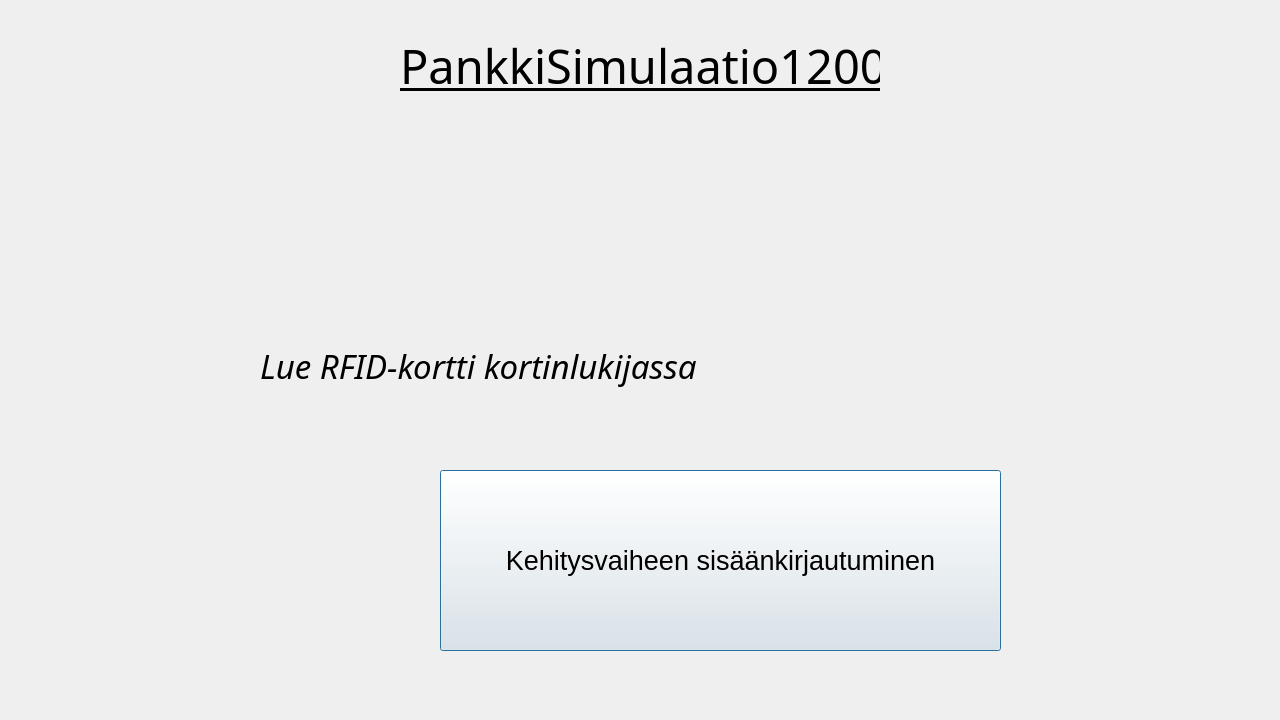
<?xml version="1.0" encoding="UTF-8"?>
<ui version="4.0">
 <class>login</class>
 <widget class="QDialog" name="login">
  <property name="geometry">
   <rect>
    <x>0</x>
    <y>0</y>
    <width>1280</width>
    <height>720</height>
   </rect>
  </property>
  <property name="windowTitle">
   <string>Dialog</string>
  </property>
  <widget class="QLabel" name="label">
   <property name="geometry">
    <rect>
     <x>400</x>
     <y>20</y>
     <width>480</width>
     <height>91</height>
    </rect>
   </property>
   <property name="font">
    <font>
     <family>Bahnschrift Light</family>
     <pointsize>35</pointsize>
     <weight>50</weight>
     <italic>false</italic>
     <bold>false</bold>
     <underline>true</underline>
    </font>
   </property>
   <property name="text">
    <string>PankkiSimulaatio1200</string>
   </property>
  </widget>
  <widget class="QLabel" name="label_2">
   <property name="geometry">
    <rect>
     <x>260</x>
     <y>300</y>
     <width>771</width>
     <height>131</height>
    </rect>
   </property>
   <property name="font">
    <font>
     <family>Bahnschrift Light</family>
     <pointsize>25</pointsize>
     <weight>50</weight>
     <italic>true</italic>
     <bold>false</bold>
     <underline>false</underline>
     <strikeout>false</strikeout>
    </font>
   </property>
   <property name="text">
    <string>Lue RFID-kortti kortinlukijassa</string>
   </property>
  </widget>
  <widget class="QPushButton" name="betaLogin">
   <property name="geometry">
    <rect>
     <x>440</x>
     <y>470</y>
     <width>561</width>
     <height>181</height>
    </rect>
   </property>
   <property name="font">
    <font>
     <pointsize>20</pointsize>
    </font>
   </property>
   <property name="text">
    <string>Kehitysvaiheen sisäänkirjautuminen</string>
   </property>
  </widget>
 </widget>
 <resources/>
 <connections/>
</ui>
